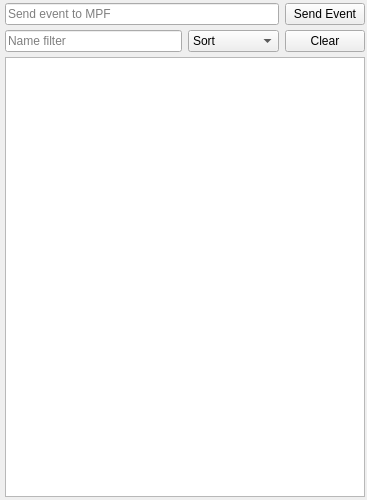
<?xml version="1.0" encoding="UTF-8"?>
<ui version="4.0">
 <class>DevicesWindow</class>
 <widget class="QWidget" name="DevicesWindow">
  <property name="geometry">
   <rect>
    <x>0</x>
    <y>0</y>
    <width>367</width>
    <height>500</height>
   </rect>
  </property>
  <property name="windowTitle">
   <string>Form</string>
  </property>
  <layout class="QGridLayout" name="gridLayout_win">
   <property name="leftMargin">
    <number>5</number>
   </property>
   <property name="topMargin">
    <number>3</number>
   </property>
   <property name="rightMargin">
    <number>2</number>
   </property>
   <property name="bottomMargin">
    <number>3</number>
   </property>
   <item row="0" column="0">
    <layout class="QGridLayout" name="gridLayout">
     <property name="verticalSpacing">
      <number>5</number>
     </property>
     <item row="1" column="0" colspan="2">
      <widget class="QLineEdit" name="inject_text">
       <property name="placeholderText">
        <string>Send event to MPF</string>
       </property>
       <property name="toolTip">
        <string>Example: "my_event param1=foo param2=True"</string>
       </property>
       <property name="clearButtonEnabled">
        <bool>true</bool>
       </property>
      </widget>
     </item>
     <item row="1" column="2">
      <widget class="QPushButton" name="inject_button">
       <property name="text">
        <string>Send Event</string>
       </property>
      </widget>
     </item>
     <item row="2" column="0">
      <widget class="QLineEdit" name="filterLineEdit">
       <property name="text">
        <string/>
       </property>
       <property name="placeholderText">
        <string>Name filter</string>
       </property>
       <property name="clearButtonEnabled">
        <bool>true</bool>
       </property>
      </widget>
     </item>
     <item row="2" column="1">
      <widget class="QComboBox" name="sortComboBox">
       <item>
        <property name="text">
         <string>Sort</string>
        </property>
       </item>
       <item>
        <property name="text">
         <string>Received ▾</string>
        </property>
       </item>
       <item>
        <property name="text">
         <string>Received ▴</string>
        </property>
       </item>
       <item>
        <property name="text">
         <string>Name ▴</string>
        </property>
       </item>
       <item>
        <property name="text">
         <string>Name ▾</string>
        </property>
       </item>
      </widget>
     </item>
     <item row="2" column="2" alignment="Qt::AlignLeft">
      <widget class="QPushButton" name="clear_button">
       <property name="text">
        <string>Clear</string>
       </property>
      </widget>
     </item>
     <item row="3" column="0" colspan="3">
      <widget class="QTableView" name="tableView">
       <property name="enabled">
        <bool>true</bool>
       </property>
       <property name="minimumSize">
        <size>
         <width>0</width>
         <height>0</height>
        </size>
       </property>
       <property name="autoFillBackground">
        <bool>true</bool>
       </property>
       <property name="verticalScrollBarPolicy">
        <enum>Qt::ScrollBarAsNeeded</enum>
       </property>
       <property name="horizontalScrollBarPolicy">
        <enum>Qt::ScrollBarAsNeeded</enum>
       </property>
       <property name="sizeAdjustPolicy">
        <enum>QAbstractScrollArea::AdjustToContents</enum>
       </property>
       <property name="editTriggers">
        <set>QAbstractItemView::NoEditTriggers</set>
       </property>
       <property name="showDropIndicator" stdset="0">
        <bool>false</bool>
       </property>
       <property name="alternatingRowColors">
        <bool>true</bool>
       </property>
       <property name="selectionMode">
        <enum>QAbstractItemView::SingleSelection</enum>
       </property>
       <property name="selectionBehavior">
        <enum>QAbstractItemView::SelectRows</enum>
       </property>
       <property name="verticalScrollMode">
        <enum>QAbstractItemView::ScrollPerItem</enum>
       </property>
       <property name="horizontalScrollMode">
        <enum>QAbstractItemView::ScrollPerPixel</enum>
       </property>
       <property name="sortingEnabled">
        <bool>false</bool>
       </property>
       <attribute name="verticalHeaderVisible">
        <bool>false</bool>
       </attribute>
       <attribute name="verticalHeaderDefaultSectionSize">
        <number>20</number>
       </attribute>
       <attribute name="verticalHeaderMinimumSectionSize">
        <number>20</number>
       </attribute>
      </widget>
     </item>
    </layout>
   </item>
  </layout>
 </widget>
 <resources/>
 <connections/>
</ui>
